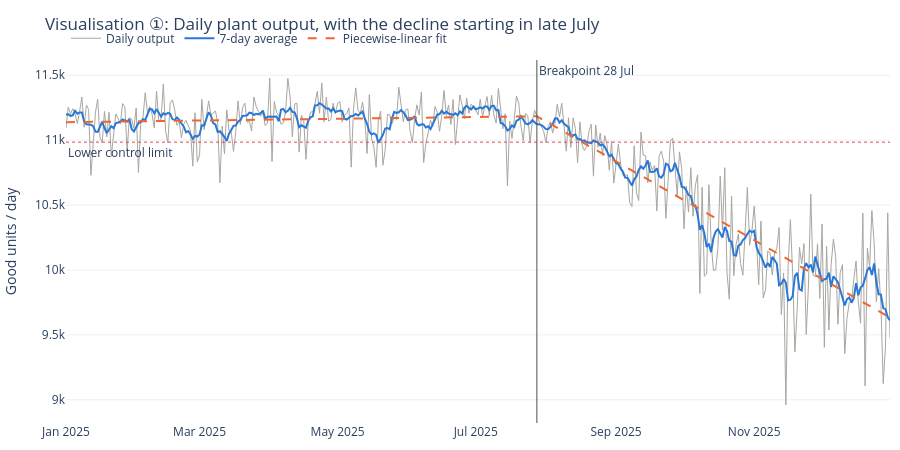

Notebook code cell kept with this figure:
### Code cell
fig = go.Figure()
fig.add_scatter(x=daily["Date"], y=daily["Output"], mode="lines", name="Daily output", line=dict(color=GRAY, width=1))
fig.add_scatter(x=daily["Date"], y=daily["Output_7d"], mode="lines", name="7-day average", line=dict(color=BLUE, width=2))
fig.add_scatter(x=daily["Date"], y=decline["fit"], mode="lines", name="Piecewise-linear fit",
                line=dict(color=ORANGE, width=2, dash="dash"))
fig.add_hline(y=decline["lcl"], line=dict(color=RED, width=1, dash="dot"),
              annotation_text="Lower control limit", annotation_position="bottom left")
fig.add_vline(x=D0, line=dict(color="#52514e", width=1))
fig.add_annotation(x=D0, y=1, yref="paper", text=f"Breakpoint {D0:%d %b}", showarrow=False, xanchor="left", yanchor="top")
fig.update_yaxes(title="Good units / day")
style(fig, 450, "Visualisation ①: Daily plant output, with the decline starting in late July")

### Figure 1 — Plotly figure (JSON) as saved in the notebook; plotly's stock layout.template omitted (floating-point values rounded to 4 significant figures; data arrays with more than 128 entries replaced by an {"elided": "..."} marker saying what was removed)
{"data": [{"line": {"color": "#a8a69f", "width": 1}, "mode": "lines", "name": "Daily output", "type": "scatter", "x": {"elided": "365 str values"}, "y": {"elided": "365 int values"}}, {"line": {"color": "#2a78d6", "width": 2}, "mode": "lines", "name": "7-day average", "type": "scatter", "x": {"elided": "365 str values"}, "y": {"elided": "365 float values"}}, {"line": {"color": "#eb6834", "dash": "dash", "width": 2}, "mode": "lines", "name": "Piecewise-linear fit", "type": "scatter", "x": {"elided": "365 str values"}, "y": {"elided": "365 float values"}}], "layout": {"annotations": [{"showarrow": false, "text": "Lower control limit", "x": 0, "xanchor": "left", "xref": "x domain", "y": 10980.0, "yanchor": "top", "yref": "y"}, {"showarrow": false, "text": "Breakpoint 28 Jul", "x": "2025-07-28T00:00:00", "xanchor": "left", "y": 1, "yanchor": "top", "yref": "paper"}], "height": 450, "legend": {"orientation": "h", "title": {}, "x": 0, "xanchor": "left", "y": 1.02, "yanchor": "bottom"}, "margin": {"b": 10, "l": 10, "r": 10, "t": 60}, "shapes": [{"line": {"color": "#e34948", "dash": "dot", "width": 1}, "type": "line", "x0": 0, "x1": 1, "xref": "x domain", "y0": 10980.0, "y1": 10980.0, "yref": "y"}, {"line": {"color": "#52514e", "width": 1}, "type": "line", "x0": "2025-07-28T00:00:00", "x1": "2025-07-28T00:00:00", "xref": "x", "y0": 0, "y1": 1, "yref": "y domain"}], "title": {"text": "Visualisation ①: Daily plant output, with the decline starting in late July"}, "xaxis": {"showgrid": false}, "yaxis": {"title": {"text": "Good units / day"}}}}
